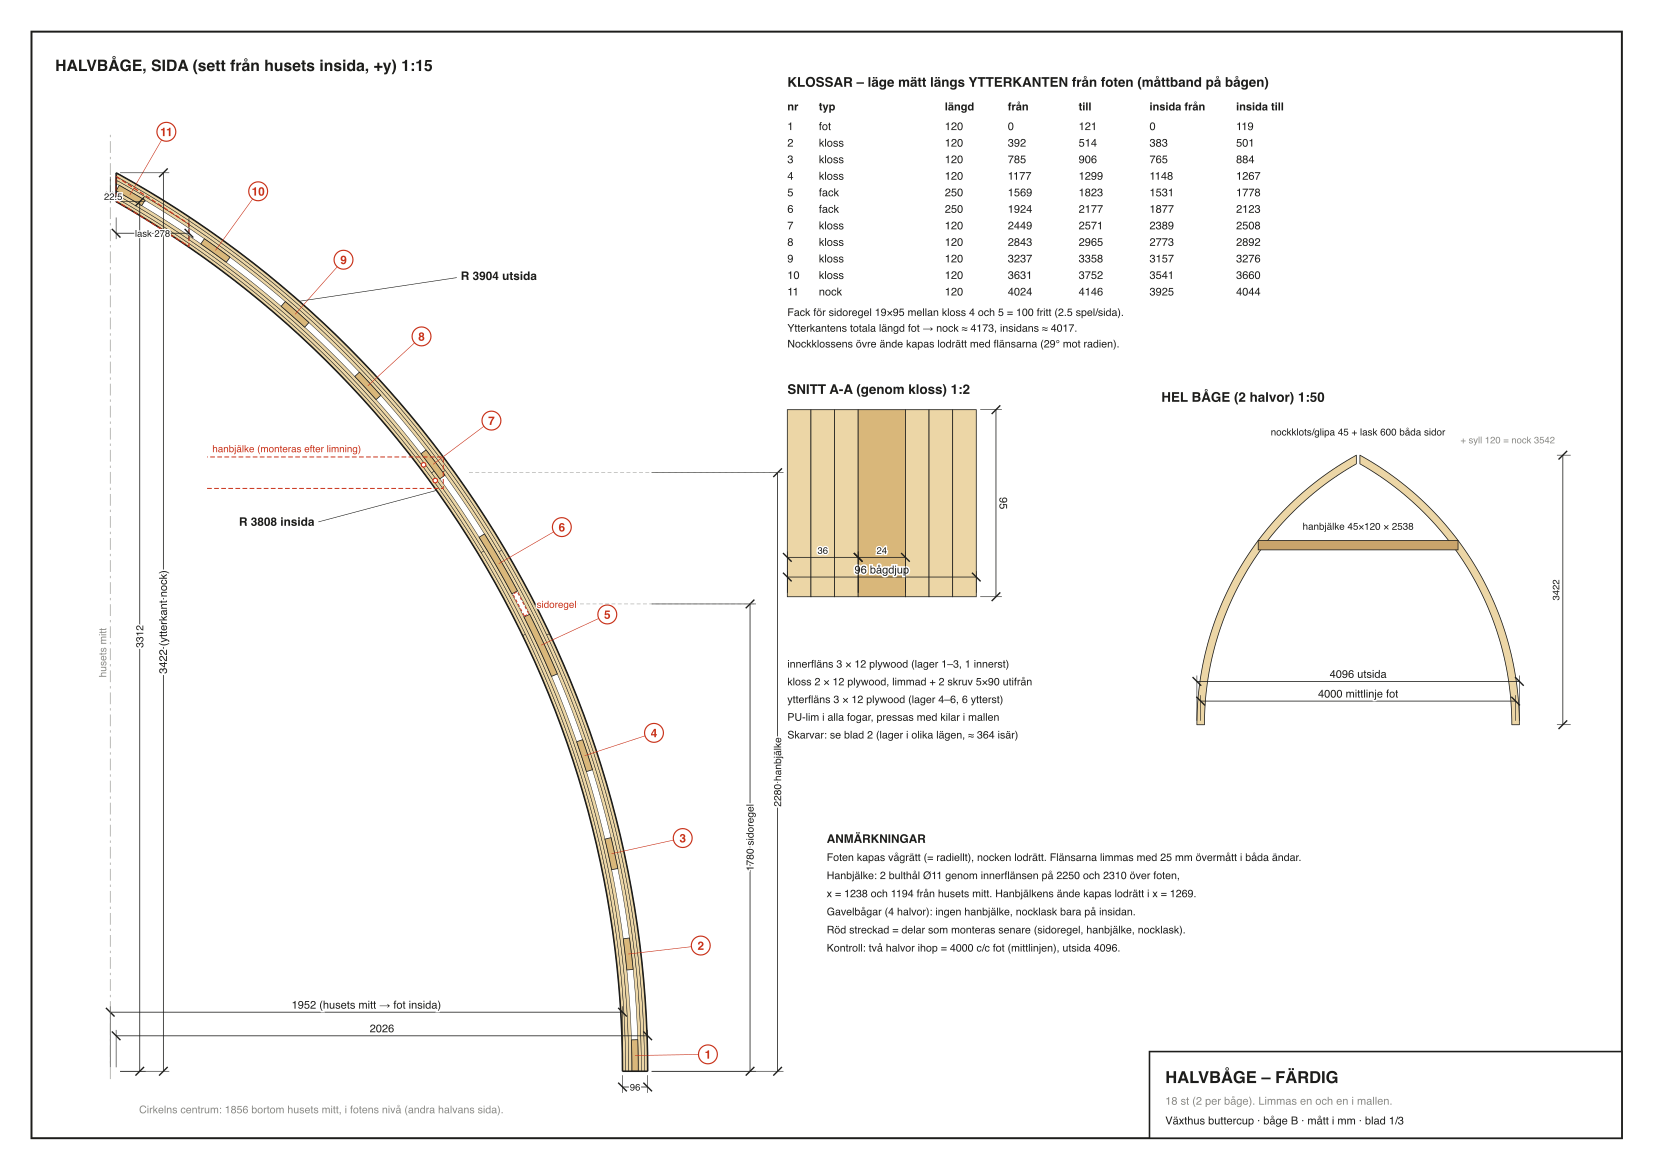

The script that saved this image:
#!/usr/bin/env python3
"""Verkstadsritning A3 (PDF): 1) färdig halvbåge måttsatt, 2) plywoodremsor kapplista + skivplan, 3) klossar + nocklask.
Parametrar som i Fusion-modellen (v11_antal.json). Skriver ritning_bage.pdf (+ svg/png per sida)."""
import json, math, os, subprocess
HERE = os.path.dirname(os.path.abspath(__file__))
P = json.load(open(os.path.join(HERE, '..', 'fusion', 'v11_antal.json'), encoding='utf-8'))['parametrar']
INK, GREY, RED, PLY, PLY2, WOOD, LIGHT = '#1d1d1b', '#8a8a86', '#c8321a', '#ecd6a6', '#d9b77a', '#c9a46b', '#f4f1ea'
# ---------------- geometri ----------------
Bredd, Nockhojd, SyllH = P['Bredd'], P['Nockhojd'], P['SyllH']
NockT = P['NockT']; HB = Bredd / 2; BH = Nockhojd - SyllH
cx = (BH * BH - HB * HB) / (2 * HB); R = cx + HB
LT = P['LamellT']; NL = int(P['Lameller']); PT = LT * NL; KH = P['KlossH']; D = 2 * PT + KH; BB = P['BagB']
ri, ro = R - D / 2, R + D / 2
XN = NockT / 2                          # nockkapets x (husets mitt = 0)
def th_end(r): return math.acos((XN + cx) / r)
def pt(r, th): return (-cx + r * math.cos(th), r * math.sin(th))          # lokalt: z från fotens underkant
KL, FKL, CCmax = P['KlossL'], P['FackKlossL'], 450.0
SRH, SRT, SPEL = P['SidoregelH'], P['SidoregelT'], 2.5
BL = R * th_end(R)
FackS = R * math.asin((1900 - SyllH) / R); Gp = SRH + 2 * SPEL
FotS = KL / 2; FNs = FackS - Gp / 2 - FKL / 2; FOs = FackS + Gp / 2 + FKL / 2; NockS = BL - KL / 2
nm = max(1, math.ceil((FNs - FKL / 2 - FotS - KL / 2) / CCmax) - 1); npch = (FNs - FotS - (FKL - KL) / 2) / (nm + 1)
om = max(1, math.ceil((NockS - KL / 2 - FOs - FKL / 2) / CCmax) - 1); opch = (NockS - FOs - (FKL - KL) / 2) / (om + 1)
KLS = [(0.0, KL)] + [(FotS + (k + 1) * npch - KL / 2, KL) for k in range(nm)] + [(FNs - FKL / 2, FKL), (FOs - FKL / 2, FKL)]
o0 = FOs + (FKL - KL) / 2
KLS += [(o0 + (k + 1) * opch - KL / 2, KL) for k in range(om)] + [(BL - KL, KL)]
NKL = len(KLS)
# lager (1 = innerst) radier
LAG = [(ri + k * LT, ri + (k + 1) * LT) for k in range(NL)] + [(ro - PT + k * LT, ro - PT + (k + 1) * LT) for k in range(NL)]
OVER = 25.0                                  # övermått per ände, kapas efter limning
SKIVA_L, SKIVA_B, KERF = 2500.0, 1200.0, 3.0
def lag_L(r0, r1): rm = (r0 + r1) / 2; return rm * th_end(rm)
Lmax = max(lag_L(*l) for l in LAG)
lo, hi = Lmax + 2 * OVER - SKIVA_L + 5, SKIVA_L - 2 * OVER - 5
J3 = [lo + (hi - lo) * k / (NL - 1) for k in range(NL)]
JOINT = [round(j / 5) * 5 for j in J3] + [round(j / 5) * 5 for j in reversed(J3)]   # inner 1..3, ytter 1..3 (ytterst kortast A)
# hanbjälke + bultar
HanZ, HanH = P['HanZ'] - SyllH, P['HanH']
def x_at(r, z): return -cx + math.sqrt(r * r - z * z)
HanX = x_at(ro, HanZ + HanH / 2)
BULT = [(x_at(ri + PT / 2, HanZ - 30), HanZ - 30), (x_at(ri + PT / 2, HanZ + 30), HanZ + 30)]   # båda genom innerflänsen (ytterflänsen ligger utanför hanbjälkens ände)
# nocklask, raka snitt
LAV = P.get('ProfilH', 13.0) + 10.0
rr = ro - LAV; LX = P['NockLaskL'] / 2
def zc(r, x): return math.sqrt(r * r - (x + cx) ** 2)
sag = LX ** 2 / (8 * ri)
LASK = [(-LX, zc(rr, LX)), (0, zc(rr, 0)), (LX, zc(rr, LX)), (LX, zc(ri, LX) + sag), (0, zc(ri, 0) + sag), (-LX, zc(ri, LX) + sag)]

# ---------------- svg i mm ----------------
class Sheet:
    def __init__(s, W=420, H=297):
        s.W, s.H = W, H
        s.o = [f'<svg xmlns="http://www.w3.org/2000/svg" width="{W}mm" height="{H}mm" viewBox="0 0 {W} {H}">', f'<rect width="{W}" height="{H}" fill="white"/>']
    def a(s, x): s.o.append(x)
    def t(s, x, y, txt, sz=3.2, anc='start', w='normal', col=INK, rot=0.0):
        tr = f' transform="rotate({rot:.2f} {x:.2f} {y:.2f})"' if rot else ''
        s.a(f'<text x="{x:.2f}" y="{y:.2f}" font-family="Barlow, Helvetica, Arial" font-size="{sz}" font-weight="{w}" fill="{col}" text-anchor="{anc}" stroke="white" stroke-width="{sz * 0.28:.2f}" paint-order="stroke"{tr}>{txt}</text>')
    def l(s, x1, y1, x2, y2, col=INK, w=0.25, dash=None):
        da = f' stroke-dasharray="{dash}"' if dash else ''
        s.a(f'<line x1="{x1:.2f}" y1="{y1:.2f}" x2="{x2:.2f}" y2="{y2:.2f}" stroke="{col}" stroke-width="{w}"{da}/>')
    def r(s, x, y, w, h, fill='none', col=INK, sw=0.25):
        s.a(f'<rect x="{x:.2f}" y="{y:.2f}" width="{w:.2f}" height="{h:.2f}" fill="{fill}" stroke="{col}" stroke-width="{sw}"/>')
    def p(s, pts, fill='none', col=INK, sw=0.25, close=True, dash=None):
        d = 'M' + ' L'.join(f'{x:.2f},{y:.2f}' for x, y in pts) + (' Z' if close else '')
        da = f' stroke-dasharray="{dash}"' if dash else ''
        s.a(f'<path d="{d}" fill="{fill}" stroke="{col}" stroke-width="{sw}" stroke-linejoin="round"{da}/>')
    def c(s, x, y, rad, fill='white', col=INK, sw=0.25): s.a(f'<circle cx="{x:.2f}" cy="{y:.2f}" r="{rad:.2f}" fill="{fill}" stroke="{col}" stroke-width="{sw}"/>')
    def bub(s, x, y, n, col=RED, rad=2.4): s.c(x, y, rad, 'white', col, 0.3); s.t(x, y + 1.1, n, 3.0, 'middle', 'bold', col)
    def dim(s, p1, p2, off, txt=None, sz=2.8, col=INK):
        """måttlinje parallell med p1-p2, förskjuten off (mm på papper, + = vänster om p1->p2)"""
        (x1, y1), (x2, y2) = p1, p2; L = math.hypot(x2 - x1, y2 - y1)
        if L < 1e-6: return
        ux, uy = (x2 - x1) / L, (y2 - y1) / L; nx, ny = -uy, ux
        a1 = (x1 + nx * off, y1 + ny * off); a2 = (x2 + nx * off, y2 + ny * off)
        sg = 1 if off >= 0 else -1
        s.l(x1 + nx * sg * 1, y1 + ny * sg * 1, a1[0] + nx * sg * 1.5, a1[1] + ny * sg * 1.5, col, 0.15)
        s.l(x2 + nx * sg * 1, y2 + ny * sg * 1, a2[0] + nx * sg * 1.5, a2[1] + ny * sg * 1.5, col, 0.15)
        s.l(*a1, *a2, col, 0.2)
        for (ax, ay) in (a1, a2):
            s.l(ax - (ux + nx) * 1.1, ay - (uy + ny) * 1.1, ax + (ux + nx) * 1.1, ay + (uy + ny) * 1.1, col, 0.35)
        ang = math.degrees(math.atan2(uy, ux))
        if ang > 90: ang -= 180
        if ang < -90: ang += 180
        mx, my = (a1[0] + a2[0]) / 2 + nx * sg * 0.9, (a1[1] + a2[1]) / 2 + ny * sg * 0.9
        s.t(mx, my, txt, sz, 'middle', col=col, rot=ang)
    def frame(s, title, sub, blad):
        s.r(8, 8, s.W - 16, s.H - 16, 'none', INK, 0.5)
        s.r(s.W - 128, s.H - 30, 120, 22, 'white', INK, 0.4)
        s.t(s.W - 124, s.H - 22, title, 4.2, w='bold'); s.t(s.W - 124, s.H - 16.5, sub, 2.8, col=GREY)
        s.t(s.W - 124, s.H - 11.5, f'Växthus buttercup · båge B · mått i mm · {blad}', 2.8)
    def save(s, name):
        s.a('</svg>'); sv = os.path.join(HERE, name + '.svg'); open(sv, 'w', encoding='utf-8').write('\n'.join(s.o))
        subprocess.run(['rsvg-convert', '-f', 'pdf', '-o', os.path.join(HERE, name + '.pdf'), sv], check=True)
        subprocess.run(['rsvg-convert', '-d', '150', '-p', '150', '-o', os.path.join(HERE, name + '.png'), sv], check=True)
        return os.path.join(HERE, name + '.pdf')

def arcpts(r, t0, t1, n=60): return [pt(r, t0 + (t1 - t0) * k / n) for k in range(n + 1)]
def band(r0, r1, t0, t1, n=40): return arcpts(r1, t0, t1, n) + list(reversed(arcpts(r0, t0, t1, n)))

# ======================= BLAD 1: halvbåge =======================
S = Sheet()
S.frame('HALVBÅGE – FÄRDIG', f'18 st (2 per båge). Limmas en och en i mallen.', 'blad 1/3')
sc = 1 / 15.0; ox, oy = 28, 272
X = lambda x: ox + x * sc; Y = lambda z: oy - z * sc
T = lambda pts: [(X(x), Y(z)) for x, z in pts]
S.t(14, 18, 'HALVBÅGE, SIDA (sett från husets insida, +y)  1:15', 4.0, w='bold')
# flänsar + lager
for k, (a, b) in enumerate(LAG):
    j = JOINT[k]; rm = (a + b) / 2; tj = j / rm
    S.p(T(band(a, b, 0, min(tj, th_end(a)))), PLY, INK, 0.12)
    S.p(T([(max(x, XN), z) for x, z in band(a, b, tj, th_end(a))]), PLY, INK, 0.12)
for i, (s0, L) in enumerate(KLS):
    poly = band(ri + PT, ro - PT, s0 / R, min(th_end(ri + PT), (s0 + L) / R), 4)
    poly = [(max(x, XN), z) for x, z in poly]
    S.p(T(poly), PLY2, INK, 0.2)
    mx, mz = pt(R, (s0 + L / 2) / R)
    S.bub(X(mx) - 11 * math.cos((s0 + L / 2) / R) * 0 - 9, Y(mz) + 0, str(i + 1)) if False else None
# konturer
S.p(T(arcpts(ri, 0, th_end(ri))), 'none', INK, 0.4, close=False); S.p(T(arcpts(ro, 0, th_end(ro))), 'none', INK, 0.4, close=False)
S.l(X(x_at(ri, 0)), Y(0), X(x_at(ro, 0)), Y(0), INK, 0.4)
S.l(X(XN), Y(zc(ri, XN)), X(XN), Y(zc(ro, XN)), INK, 0.4)
# kloss-bubblor utanför ytterkanten
for i, (s0, L) in enumerate(KLS):
    th = (s0 + L / 2) / R; bx, bz = pt(ro + 230, th); kx, kz = pt(ro - PT - KH / 2, th)
    S.l(X(kx), Y(kz), X(bx), Y(bz), RED, 0.15); S.bub(X(bx), Y(bz), str(i + 1))
# fack + sidoregel (streckad)
zf = 1900 - SyllH; xf = x_at(R, zf)
thf = math.asin(zf / R)
S.p(T([(x_at(R, zf) - math.sin(thf) * 0 + dx, zf + dz) for dx, dz in []]), 'none') if False else None
srx, srz = pt(R, thf)
ux, uz = math.cos(thf), math.sin(thf); tx, tz = -math.sin(thf), math.cos(thf)
sr = [(srx + ux * a + tx * b, srz + uz * a + tz * b) for a, b in ((-SRT / 2, -SRH / 2), (SRT / 2, -SRH / 2), (SRT / 2, SRH / 2), (-SRT / 2, SRH / 2))]
S.p(T(sr), '#ffffff', RED, 0.25, dash='0.8 0.5')
# hanbjälke (streckad, ligger på +y-sidan) + bulthål
S.p(T([(HanX - 900, HanZ - HanH / 2), (HanX, HanZ - HanH / 2), (HanX, HanZ + HanH / 2), (HanX - 900, HanZ + HanH / 2)]), 'none', RED, 0.25, close=False, dash='1.2 0.6')
for bx, bz in BULT: S.c(X(bx), Y(bz), 10 * sc / 2 + 0.25, 'white', RED, 0.3)
# nocklask (streckad)
S.p(T([(max(x, XN), z) for x, z in LASK if x >= 0] + []), 'none', RED, 0.25, dash='1.2 0.6') if False else None
S.p(T([(XN, LASK[1][1] - (LASK[1][1] - zc(rr, XN)) * 0), (LX, LASK[2][1]), (LX, LASK[3][1]), (XN, zc(ri, XN) + sag)]), 'none', RED, 0.3, dash='1.2 0.6')
# centrum
S.c(X(-cx), Y(0), 0.8, INK, INK) if X(-cx) > 10 else None
# ---- mått ----
fi, fo = x_at(ri, 0), x_at(ro, 0)
zni, zno = zc(ri, XN), zc(ro, XN)
S.dim((X(XN), Y(0)), (X(fo), Y(0)), -9, f'{fo - XN:.0f}')
S.dim((X(0), Y(0)), (X(fi), Y(0)), -15, f'{fi:.0f} (husets mitt → fot insida)')
S.dim((X(fi), Y(0)), (X(fo), Y(0)), 4, f'{fo - fi:.0f}', 2.4)
S.l(X(0), Y(-30), X(0), Y(zno + 150), GREY, 0.15, '3 1 0.6 1')
S.t(X(0) - 1, Y(1500), 'husets mitt', 2.6, col=GREY, rot=-90.0)
S.dim((X(XN), Y(0)), (X(XN), Y(zno)), 12, f'{zno:.0f} (ytterkant nock)')
S.dim((X(XN), Y(0)), (X(XN), Y(zni)), 6, f'{zni:.0f}', 2.6)
S.dim((X(0), Y(zno)), (X(XN), Y(zno)), 6, f'{XN:.1f}', 2.4)
S.dim((X(fo), Y(0)), (X(fo), Y(zf)), 26, f'{zf:.0f} sidoregel', 2.6)
S.l(X(fo) + 27, Y(zf), X(srx) + 3, Y(zf), GREY, 0.12, '1 0.6')
S.dim((X(fo), Y(0)), (X(fo), Y(HanZ)), 33, f'{HanZ:.0f} hanbjälke', 2.6)
S.l(X(fo) + 34, Y(HanZ), X(x_at(ro, HanZ)) + 3, Y(HanZ), GREY, 0.12, '1 0.6')
S.t(X(HanX - 880), Y(HanZ + HanH / 2) - 1.2, 'hanbjälke (monteras efter limning)', 2.5, col=RED)
S.t(X(srx) + 4, Y(srz) + 1, 'sidoregel', 2.5, col=RED)
S.dim((X(XN), Y(LASK[2][1] + 40)), (X(LX), Y(LASK[2][1] + 40)), 5, f'lask {LX - XN:.0f}', 2.4)
# radietexter
lx, lz = pt(ri, 0.62); S.l(X(lx), Y(lz), X(lx) - 30, Y(lz) + 8, INK, 0.15); S.t(X(lx) - 31, Y(lz) + 9, f'R {ri:.0f} insida', 3.0, 'end', w='bold')
lx, lz = pt(ro, 0.85); S.l(X(lx), Y(lz), X(lx) + 40, Y(lz) - 6, INK, 0.15); S.t(X(lx) + 41, Y(lz) - 5.4, f'R {ro:.0f} utsida', 3.0, w='bold')
S.t(X(110), Y(-160), f'Cirkelns centrum: {cx:.0f} bortom husets mitt, i fotens nivå (andra halvans sida).', 2.7, col=GREY)
# ---- tabell klossar ----
tx0, ty0 = 200, 22
S.t(tx0, ty0, 'KLOSSAR – läge mätt längs YTTERKANTEN från foten (måttband på bågen)', 3.4, w='bold')
cols = ['nr', 'typ', 'längd', 'från', 'till', 'insida från', 'insida till']
cxs = [0, 8, 40, 56, 74, 92, 114]
for c_, x_ in zip(cols, cxs): S.t(tx0 + x_, ty0 + 6, c_, 2.8, w='bold')
for i, (s0, L) in enumerate(KLS):
    typ = 'fot' if i == 0 else 'nock' if i == NKL - 1 else 'fack' if L == FKL else 'kloss'
    so0, so1 = s0 * ro / R, (s0 + L) * ro / R; si0, si1 = s0 * ri / R, (s0 + L) * ri / R
    row = [str(i + 1), typ, f'{L:.0f}', f'{so0:.0f}', f'{so1:.0f}', f'{si0:.0f}', f'{si1:.0f}']
    for v, x_ in zip(row, cxs): S.t(tx0 + x_, ty0 + 11 + i * 4.2, v, 2.8)
yy = ty0 + 11 + NKL * 4.2 + 1
S.t(tx0, yy, f'Fack för sidoregel {SRT:.0f}×{SRH:.0f} mellan kloss 4 och 5 = {Gp:.0f} fritt ({SPEL} spel/sida).', 2.7)
S.t(tx0, yy + 4, f'Ytterkantens totala längd fot → nock ≈ {ro * th_end(ro):.0f}, insidans ≈ {ri * th_end(ri):.0f}.', 2.7)
S.t(tx0, yy + 8, 'Nockklossens övre ände kapas lodrätt med flänsarna (29° mot radien).', 2.7)
# ---- snitt A-A ----
ax0, ay0, s3 = 200, 104, 0.5
S.t(ax0, ay0 - 4, 'SNITT A-A (genom kloss)  1:2', 3.4, w='bold')
x = ax0
for k, (th_, col_, lab_) in enumerate([(LT, PLY, '')] * NL + [(KH, PLY2, '')] + [(LT, PLY, '')] * NL):
    S.r(x, ay0, th_ * s3, BB * s3, col_, INK, 0.2); x += th_ * s3
S.dim((ax0, ay0 + BB * s3), (ax0 + D * s3, ay0 + BB * s3), -5, f'{D:.0f} bågdjup')
S.dim((ax0, ay0 + BB * s3), (ax0 + PT * s3, ay0 + BB * s3), -10, f'{PT:.0f}', 2.4)
S.dim((ax0 + PT * s3, ay0 + BB * s3), (ax0 + (PT + KH) * s3, ay0 + BB * s3), -10, f'{KH:.0f}', 2.4)
S.dim((ax0 + D * s3, ay0), (ax0 + D * s3, ay0 + BB * s3), -5, f'{BB:.0f}')
S.t(ax0, ay0 + BB * s3 + 18, f'innerfläns {NL} × {LT:.0f} plywood (lager 1–{NL}, 1 innerst)', 2.7)
S.t(ax0, ay0 + BB * s3 + 22.5, f'kloss 2 × {LT:.0f} plywood, limmad + 2 skruv 5×90 utifrån', 2.7)
S.t(ax0, ay0 + BB * s3 + 27, f'ytterfläns {NL} × {LT:.0f} plywood (lager 4–6, 6 ytterst)', 2.7)
S.t(ax0, ay0 + BB * s3 + 31.5, 'PU-lim i alla fogar, pressas med kilar i mallen', 2.7)
S.t(ax0, ay0 + BB * s3 + 36, f'Skarvar: se blad 2 (lager i olika lägen, ≈ {(J3[1] - J3[0]):.0f} isär)', 2.7)
# ---- hel båge 1:50 ----
hx0, hy0, s4 = 345, 184, 1 / 50
S.t(hx0 - 50, hy0 - 82, 'HEL BÅGE (2 halvor) 1:50', 3.4, w='bold')
for sd in (1, -1):
    S.p([(hx0 + sd * x * s4, hy0 - z * s4) for x, z in arcpts(ro, 0, th_end(ro))] + [(hx0 + sd * x * s4, hy0 - z * s4) for x, z in reversed(arcpts(ri, 0, th_end(ri)))], PLY, INK, 0.2)
S.r(hx0 - HanX * s4, hy0 - (HanZ + HanH / 2) * s4, 2 * HanX * s4, HanH * s4, WOOD, INK, 0.2)
S.dim((hx0 - Bredd / 2 * s4, hy0), (hx0 + Bredd / 2 * s4, hy0), -6, f'{Bredd:.0f} mittlinje fot')
S.dim((hx0 - x_at(ro, 0) * s4, hy0), (hx0 + x_at(ro, 0) * s4, hy0), -11, f'{2 * x_at(ro, 0):.0f} utsida')
S.dim((hx0 + 55, hy0), (hx0 + 55, hy0 - zno * s4), -3, f'{zno:.0f}', 2.4)
S.t(hx0 + 50, hy0 - zno * s4 - 3, f'+ syll {SyllH:.0f} = nock {zno + SyllH:.0f}', 2.4, 'end', col=GREY)
S.t(hx0, hy0 - (HanZ + HanH) * s4 - 1.5, f'hanbjälke 45×120 × {2 * HanX:.0f}', 2.5, 'middle')
S.t(hx0, hy0 - zno * s4 - 5, f'nockklots/glipa {NockT:.0f} + lask {2 * LX:.0f} båda sidor', 2.5, 'middle')
# noter
nx0, ny0 = 210, 214
notes = ['ANMÄRKNINGAR',
         f'Foten kapas vågrätt (= radiellt), nocken lodrätt. Flänsarna limmas med {OVER:.0f} mm övermått i båda ändar.',
         f'Hanbjälke: 2 bulthål Ø11 genom innerflänsen på {HanZ - 30:.0f} och {HanZ + 30:.0f} över foten,',
         f'  x = {BULT[0][0]:.0f} och {BULT[1][0]:.0f} från husets mitt. Hanbjälkens ände kapas lodrätt i x = {HanX:.0f}.',
         'Gavelbågar (4 halvor): ingen hanbjälke, nocklask bara på insidan.',
         'Röd streckad = delar som monteras senare (sidoregel, hanbjälke, nocklask).',
         'Kontroll: två halvor ihop = 4000 c/c fot (mittlinjen), utsida ' + f'{2 * x_at(ro, 0):.0f}.']
for i, n_ in enumerate(notes): S.t(nx0, ny0 + i * 4.6, n_, 3.0 if i == 0 else 2.7, w='bold' if i == 0 else 'normal')
p1 = S.save('ritning_bageB_1')

# ======================= BLAD 2: remsor =======================
S = Sheet()
S.frame('PLYWOODREMSOR', 'Kapplista per halvbåge + skivplan', 'blad 2/3')
S.t(14, 18, f'REMSOR {BB:.0f} × {LT:.0f} ur konstruktionsplywood {LT:.0f} × {SKIVA_L:.0f} × {SKIVA_B:.0f} (raka snitt, sågsnitt {KERF:.0f})', 4.0, w='bold')
# kapplista
rows = []
for k, (a, b) in enumerate(LAG):
    L = lag_L(a, b); j = JOINT[k]
    A = j + OVER; B_ = L - j + OVER
    rows.append((k + 1, 'inner' if k < NL else 'ytter', (a + b) / 2, L, j, A, B_))
tx0, ty0 = 16, 30
hdr = ['lager', 'fläns', 'radie (mitt)', 'båglängd', 'skarv vid', 'bit A (fot)', 'bit B (nock)']
cxs = [0, 14, 30, 54, 76, 98, 122]
S.t(tx0, ty0, 'KAPPLISTA – EN HALVBÅGE (12 bitar). Alla bitar har ' + f'{OVER:.0f} mm övermått i ytteränden.', 3.3, w='bold')
for c_, x_ in zip(hdr, cxs): S.t(tx0 + x_, ty0 + 7, c_, 2.8, w='bold')
for i, rw in enumerate(rows):
    vals = [str(rw[0]), rw[1], f'R {rw[2]:.0f}', f'{rw[3]:.0f}', f'{rw[4]:.0f}', f'{rw[5]:.0f}', f'{rw[6]:.0f}']
    for v, x_ in zip(vals, cxs): S.t(tx0 + x_, ty0 + 12 + i * 4.4, v, 2.9, w='bold' if x_ >= 98 else 'normal')
yy = ty0 + 12 + len(rows) * 4.4 + 2
for i, n_ in enumerate([f'Skarven mäts längs lagrets egen kant från foten. Lager 1 = innerst (mot huset), lager 6 = ytterst (mot filmen).',
                        f'Skarvarna ligger {J3[1] - J3[0]:.0f} isär inom varje fläns (skivlängden {SKIVA_L:.0f} tillåter inte mer med {NL} lager).',
                        'Bitarna läggs stumt mot varandra med lim i ändarna. Kapa vinkelrätt.',
                        f'Totalt: {18 * 12} bitar till 18 halvbågar = {18 * 12} remsor à {SKIVA_L:.0f} = {math.ceil(18 * 12 / 12)} skivor (12 remsor per skiva).']):
    S.t(tx0, yy + i * 4.4, n_, 2.75)
# bitarnas längder grafiskt
gx0, gy0, gs = 16, 112, 0.042
S.t(gx0, gy0 - 5, 'SKARVLÄGEN, utvikt (fot till vänster, nock till höger)  ca 1:24', 3.3, w='bold')
for i, rw in enumerate(rows):
    y = gy0 + i * 6.2
    S.r(gx0 + 14, y, rw[5] * gs, 4.4, PLY, INK, 0.2); S.r(gx0 + 14 + rw[5] * gs, y, rw[6] * gs, 4.4, '#f6e7c6', INK, 0.2)
    S.t(gx0, y + 3.4, f'lager {rw[0]}', 2.7)
    S.t(gx0 + 14 + rw[5] * gs / 2, y + 3.3, f'A {rw[5]:.0f}', 2.5, 'middle'); S.t(gx0 + 14 + rw[5] * gs + rw[6] * gs / 2, y + 3.3, f'B {rw[6]:.0f}', 2.5, 'middle')
    if i == NL - 1: S.l(gx0 + 14, y + 5.3, gx0 + 14 + 4300 * gs, y + 5.3, GREY, 0.2, '1 0.6')
for i, (s0, L) in enumerate(KLS):
    xk = gx0 + 14 + (s0 * ((ri + ro) / 2) / R + OVER) * gs
    S.r(xk, gy0 + NL * 6.2 - 0.6, L * gs, 0.9, PLY2, INK, 0.1)
S.t(gx0 + 14, gy0 + 2 * NL * 6.2 + 4, 'brun linje mellan flänsarna = klossarnas lägen', 2.5, col=GREY)
# skivplan
px0, py0, ps = 225, 30, 0.072
S.t(px0, py0 - 4, f'SKIVPLAN – 1 skiva {SKIVA_L:.0f} × {SKIVA_B:.0f} → 12 remsor  1:14', 3.3, w='bold')
S.r(px0, py0, SKIVA_L * ps, SKIVA_B * ps, '#f8f3e6', INK, 0.35)
y = 0
for k in range(12):
    S.r(px0, py0 + y * ps, SKIVA_L * ps, BB * ps, PLY if k % 2 == 0 else '#f1dfb6', INK, 0.15)
    S.t(px0 + 2, py0 + (y + BB / 2) * ps + 1, f'remsa {k + 1}', 2.3); y += BB + KERF
rest = SKIVA_B - y + KERF
S.dim((px0 + SKIVA_L * ps, py0), (px0 + SKIVA_L * ps, py0 + SKIVA_B * ps), -5, f'{SKIVA_B:.0f}')
S.dim((px0, py0 + SKIVA_B * ps), (px0 + SKIVA_L * ps, py0 + SKIVA_B * ps), 6, f'{SKIVA_L:.0f}')
S.dim((px0, py0), (px0, py0 + BB * ps), 4, f'{BB:.0f}', 2.4)
S.t(px0, py0 + SKIVA_B * ps + 15, f'12 × {BB:.0f} + 11 snitt × {KERF:.0f} = {12 * BB + 11 * KERF:.0f}; rest {rest:.0f} mm (kantremsa, skräp).', 2.75)
S.t(px0, py0 + SKIVA_B * ps + 19.5, 'Såga längs skivans långa riktning (fiberriktning på ytskiktet längs remsan).', 2.75)
S.t(px0, py0 + SKIVA_B * ps + 24, 'Fäst en anslagslist och såga med cirkelsåg / spårsåg mot den; samma anslag till alla remsor.', 2.75)
# en remsa: bit + spill -> klossar
offs = []
for rw in rows:
    for piece in (rw[5], rw[6]): offs.append(SKIVA_L - piece - KERF)
small = sum(1 for s0, L in KLS if L == KL) * 2; big = sum(1 for s0, L in KLS if L == FKL) * 2
got_s = got_b = 0
offs_sorted = sorted(offs, reverse=True); used = []
need_b, need_s = big, small
for o in offs_sorted:
    nb = 0; ns = 0; rem = o
    while need_b > 0 and rem >= FKL + KERF: rem -= FKL + KERF; need_b -= 1; nb += 1
    while need_s > 0 and rem >= KL + KERF: rem -= KL + KERF; need_s -= 1; ns += 1
    used.append((o, nb, ns, rem))
ey = py0 + SKIVA_B * ps + 32
S.t(px0, ey, 'KLOSSAR UR SPILLET – en halvbåges 12 remsor', 3.3, w='bold')
S.t(px0, ey + 5, f'Spillbitarna räcker till alla {small} små + {big} stora klossbitar per halvbåge' + ('.' if need_s <= 0 and need_b <= 0 else f' – SAKNAS {need_s} små, {need_b} stora.'), 2.75)
for i, (o, nb, ns, rem) in enumerate(used[:6]):
    y = ey + 9 + i * 5
    S.r(px0, y, (SKIVA_L - o) * ps * 0.5, 3.4, PLY, INK, 0.15); x = px0 + (SKIVA_L - o) * ps * 0.5
    for _ in range(nb): S.r(x, y, FKL * ps * 0.5, 3.4, PLY2, INK, 0.15); x += (FKL + KERF) * ps * 0.5
    for _ in range(ns): S.r(x, y, KL * ps * 0.5, 3.4, PLY2, INK, 0.15); x += (KL + KERF) * ps * 0.5
    S.t(px0 + SKIVA_L * ps * 0.5 + 3, y + 2.8, f'spill {o:.0f} → {nb} × {FKL:.0f} + {ns} × {KL:.0f}', 2.5)
S.t(px0, ey + 9 + 6 * 5 + 2, '(skala 1:28; ljus = flänsbit, mörk = klossbitar)', 2.4, col=GREY)
TOT_SKIVOR_REMSOR = math.ceil(18 * 12 / 12)
p2 = S.save('ritning_bageB_2')

# ======================= BLAD 3: klossar + nocklask =======================
S = Sheet()
S.frame('KLOSSAR OCH NOCKLASK', 'Raka snitt. Klossar ur remsornas spill.', 'blad 3/3')
S.t(14, 18, 'KLOSSAR  1:2', 4.0, w='bold')
ks = 0.5
def kloss(x0, y0, L, titel, antal):
    S.t(x0, y0 - 4, titel, 3.2, w='bold')
    # vy längs bågen (L × BB) och snitt (KH × BB)
    S.r(x0, y0, L * ks, BB * ks, PLY2, INK, 0.3)
    S.l(x0, y0 + BB * ks / 2, x0 + L * ks, y0 + BB * ks / 2, GREY, 0.12, '1 0.6')
    for fx in (30, L - 30):
        S.c(x0 + fx * ks, y0 + (BB / 2 + (12 if fx < L / 2 else -12)) * ks, 1.0, 'white', RED, 0.25)
    if L > 200: S.c(x0 + L / 2 * ks, y0 + BB / 2 * ks, 1.0, 'white', RED, 0.25)
    S.dim((x0, y0 + BB * ks), (x0 + L * ks, y0 + BB * ks), -5, f'{L:.0f} (längs bågen)')
    S.dim((x0 + L * ks, y0), (x0 + L * ks, y0 + BB * ks), -5, f'{BB:.0f}')
    sx = x0 + L * ks + 22
    S.r(sx, y0, LT * ks, BB * ks, PLY2, INK, 0.3); S.r(sx + LT * ks, y0, LT * ks, BB * ks, PLY2, INK, 0.3)
    S.dim((sx, y0 + BB * ks), (sx + KH * ks, y0 + BB * ks), -5, f'{KH:.0f}', 2.4)
    S.t(sx + KH * ks + 4, y0 + 8, f'2 × {LT:.0f} limmade', 2.7); S.t(sx + KH * ks + 4, y0 + 13, f'{antal}', 2.7, w='bold')
    S.t(sx + KH * ks + 4, y0 + 18, 'röda = skruv 5×90 utifrån', 2.7, col=RED)
nsmall = sum(1 for s0, L in KLS if L == KL); nbig = NKL - nsmall
kloss(18, 32, KL, f'Kloss / fotkloss / nockkloss {KL:.0f}', f'{nsmall} per halvbåge = {18 * nsmall} st ({2 * 18 * nsmall} bitar)')
kloss(18, 96, FKL, f'Fackkloss {FKL:.0f} (2 st, under/över sidoregeln)', f'{nbig} per halvbåge = {18 * nbig} st ({2 * 18 * nbig} bitar)')
S.t(18, 158, 'Tips: limma två 95-remsor på varandra först (ca 1 m), kapa sedan klossarna ur den dubbla remsan.', 2.8)
S.t(18, 163, 'Fackklossen ligger mot en böjd fläns: ca 2 mm glipa i mitten mot innerflänsen – PU-limmet fyller.', 2.8)
S.t(18, 168, 'Nockklossen: lägg den med övermått, kapas lodrätt tillsammans med flänsarna.', 2.8)
# nocklask
lx0, ly0, ls = 200, 70, 0.32
S.t(lx0, 18, f'NOCKLASK  {LT:.0f} mm plywood  1:3', 4.0, w='bold')
zmin = min(z for x, z in LASK); zmax = max(z for x, z in LASK)
LX_ = lambda x: lx0 + (x + LX) * ls; LY_ = lambda z: ly0 + (zmax - z) * ls
S.p([(LX_(x), LY_(z)) for x, z in LASK], PLY, INK, 0.35)
# bågarnas konturer runt
for sd in (1, -1):
    for r_ in (ri, ro):
        pts = [(sd * x, zc(r_, x)) for x in [XN + (LX + 40 - XN) * k / 30 for k in range(31)]]
        S.p([(LX_(x), LY_(z)) for x, z in pts], 'none', GREY, 0.2, close=False, dash='1 0.6')
S.l(LX_(-XN), LY_(zc(ri, XN)), LX_(-XN), LY_(zc(ro, XN)), GREY, 0.2); S.l(LX_(XN), LY_(zc(ri, XN)), LX_(XN), LY_(zc(ro, XN)), GREY, 0.2)
for sd in (1, -1):
    for k in range(4):
        xs_ = XN + 40 + k * 65; zs = (zc(ri, xs_) + sag + zc(rr, xs_)) / 2
        S.c(LX_(sd * xs_), LY_(zs), 0.9, 'white', RED, 0.25)
A, B_, C_, D_, E_, F_ = LASK
S.dim((LX_(A[0]), LY_(F_[1])), (LX_(C_[0]), LY_(F_[1])), -12, f'{2 * LX:.0f}')
S.dim((LX_(A[0]), LY_(F_[1])), (LX_(0), LY_(F_[1])), -6, f'{LX:.0f}', 2.4)
S.dim((LX_(C_[0]), LY_(C_[1])), (LX_(C_[0]), LY_(B_[1])), -6, f'{B_[1] - C_[1]:.1f}', 2.4)
S.dim((LX_(C_[0]), LY_(D_[1])), (LX_(C_[0]), LY_(C_[1])), -14, f'{C_[1] - D_[1]:.1f}', 2.4)
S.dim((LX_(0) , LY_(E_[1])), (LX_(0), LY_(B_[1])), 6, f'{B_[1] - E_[1]:.1f}', 2.4)
S.dim((LX_(D_[0]), LY_(D_[1])), (LX_(D_[0]), LY_(E_[1])), -22, f'{E_[1] - D_[1]:.1f}', 2.4)
ang = math.degrees(math.atan2(B_[1] - C_[1], LX))
S.t(lx0, LY_(zmin) + 24, f'Sexhörning, bara raka snitt: överkant och underkant är två räta linjer var som möts i mitten.', 2.75)
S.t(lx0, LY_(zmin) + 28.5, f'Lutning ≈ {ang:.1f}° mot vågrätt (båda kanterna parallella). Gör en mall av första lasken och rita resten.', 2.75)
S.t(lx0, LY_(zmin) + 33, f'Överkanten ligger {LAV:.0f} under bågens ytterkant så att nockens låsprofil går fri.', 2.75)
S.t(lx0, LY_(zmin) + 37.5, f'Grå streckad = bågarnas kanter; mitten = nockglipa {NockT:.0f} (nockklots). Röda = skruv 4,5×40, 4 per halva + PU-lim.', 2.75)
S.t(lx0, LY_(zmin) + 42, f'Antal: 2 per inre båge + 1 per gavelbåge (bara insidan) = 16 st.', 2.75, w='bold')
# lasknesting: V i V, ur en remsa 600 bred
nh = (B_[1] - C_[1]) + (C_[1] - D_[1])
pitch = C_[1] - D_[1] + KERF / math.cos(math.radians(ang))
S.t(lx0, LY_(zmin) + 52, f'Ur skivan: lägg V:na i varandra – en bit {2 * LX:.0f} × ca {16 * pitch + (B_[1] - C_[1]):.0f} räcker till alla 16 (snitt {KERF:.0f}).', 2.75)
p3 = S.save('ritning_bageB_3')
out = os.path.join(HERE, 'ritning_bage_B.pdf')
subprocess.run(['python3', '-c', f"""
from pypdf import PdfWriter
w = PdfWriter()
for p in {[p1, p2, p3]!r}: w.append(p)
w.write({out!r})
"""], check=True)
print('pdf', out, 'klossar', NKL, nsmall, nbig, 'skarvar', JOINT, 'lask', [tuple(round(v, 1) for v in q) for q in LASK], 'bult', BULT, 'HanX', round(HanX))
